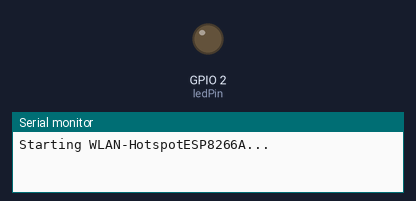
Bench run of a sketch on a simulated ESP8266 (NodeMCU). Parts: output pins drawn as LEDs (lit = HIGH), the last lines printed to the serial monitor.

Above: at 0.1 s.
At 1.0 s:
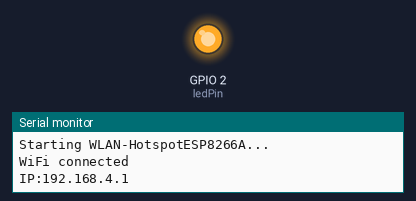
Timing chart, 0 to 3.4 s (numbered marks = the images above):
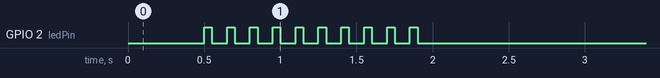

The sketch:

ESP8266AccessPointRequestForwarder2.ino
```cpp
#include <ESP8266WiFi.h>
#include <ESP8266WebServer.h>

ESP8266WebServer server(80);                          // configure server port
int ledPin = 2;

const char WiFiSSID[] = "ESP8266A";
const char WiFiPassword[] = "12345678";

void setup()
{
  pinMode(ledPin, OUTPUT);                              // GPIO2 attach LED for Output
  digitalWrite(ledPin, LOW);                            // ... and write LOW

  Serial.begin(9600);                                   // Initialize serial communication for Arduino or Serial Monitor
  Serial.println("");                                   // write space line
  Serial.println("Starting WLAN-Hotspot" + String(WiFiSSID) + "...");
  WiFi.mode(WIFI_AP);                                     // configure as access point
  WiFi.softAP(WiFiSSID, WiFiPassword);                    // Name of WIFI and Password
  delay(500);                                             // wait till connected
  Serial.println("WiFi connected");
  Serial.print("IP:");                          // print current IP address
  Serial.println(WiFi.softAPIP());


  // Attach onNotFound to server
  server.onNotFound(handleNotFound);


  server.begin();                                        // Start Web Server
  flashLED();                                           // flash LED to indicate ready!
  Serial.println("HTTP Server READY!");

}

void loop()
{
  server.handleClient();
}


void flashLED()
{
  for (int i = 0; i < 10; i++)
  {
    flashLEDOnce();
    digitalWrite(ledPin, LOW);
    delay(100);
  }
}

void flashLEDOnce()
{
  digitalWrite(ledPin, HIGH);
  delay(50);
  digitalWrite(ledPin, LOW);
}


void handleNotFound() {
  String message = "<!doctype html>\n<html>\n<head>\n<meta charset=\"utf-8\">\n<title>ESP8266-Forwarder</title>\n</head>\n<body>\n";
  String forwardingMessage = server.uri();
  message += "<h1>URI: ";
  message += server.uri() + "</h1>";
  message += "\n<h2>Method: ";
  message += ( server.method() == HTTP_GET ) ? "GET</h2>" : "POST</h2>";
  message += "\n<h3>Arguments: ";
  message += server.args();
  message += "</h3>\n";

  for ( uint8_t i = 0; i < server.args(); i++ ) {
    message += "<p>" + server.argName ( i ) + ": " + server.arg ( i ) + "</p>\n";
    forwardingMessage += "|" + server.argName ( i ) + "<" + server.arg ( i ) + ">";
  }
  message += "</body>\n</html>";

  server.send ( 200, "text/html", message );
  flashLEDOnce();
  if (forwardingMessage != "/favicon.ico")
  {
    Serial.println(forwardingMessage);
  }
}
```
